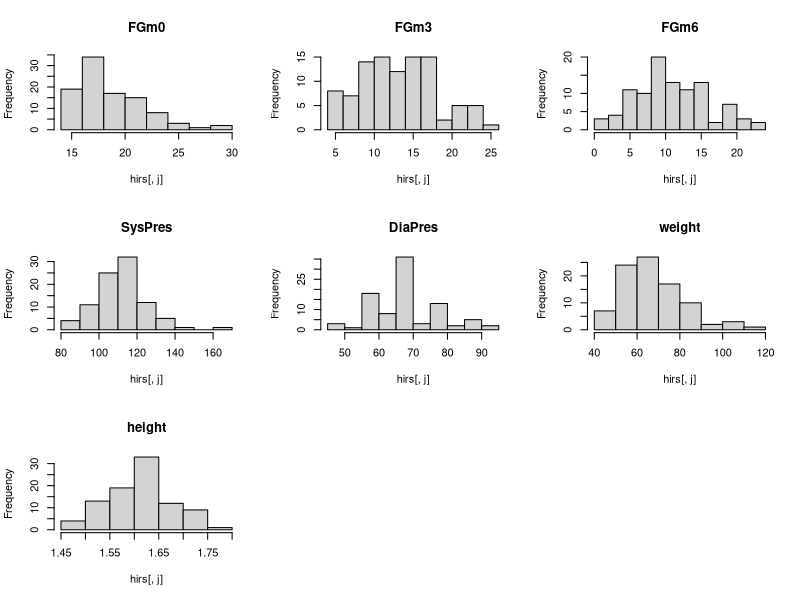
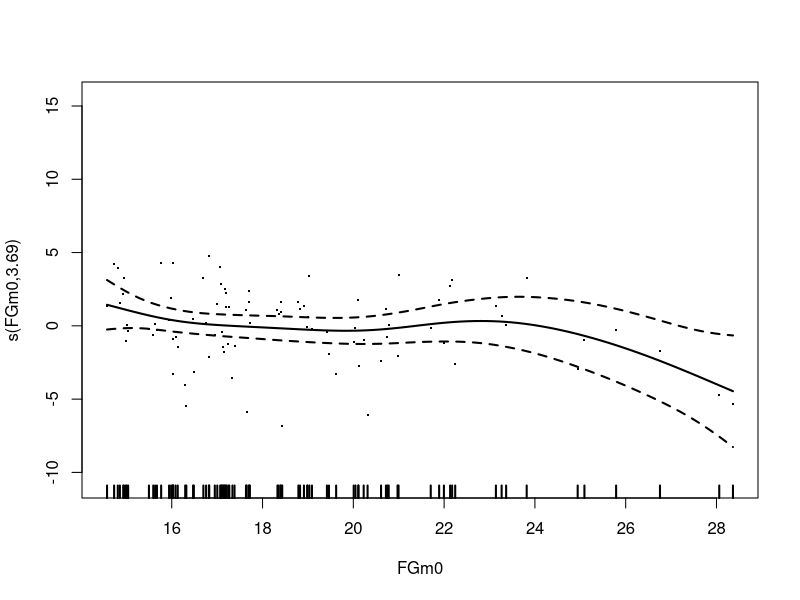
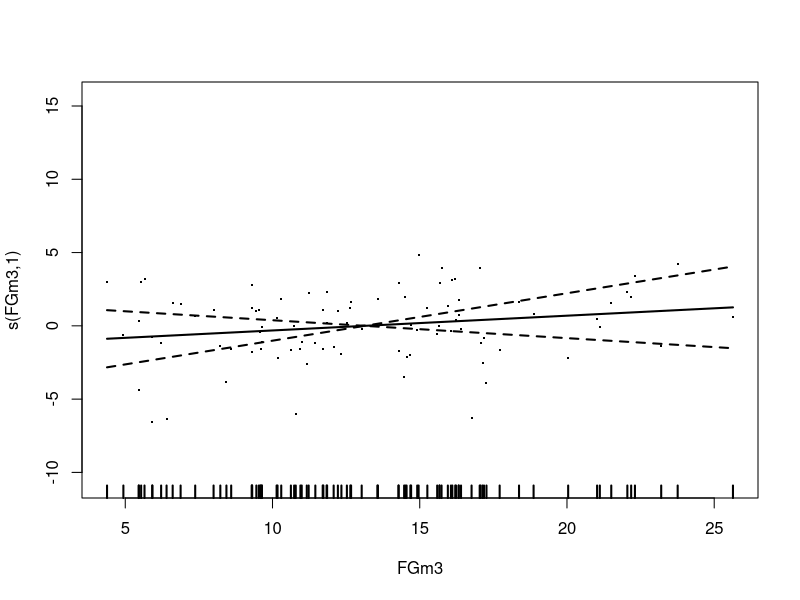
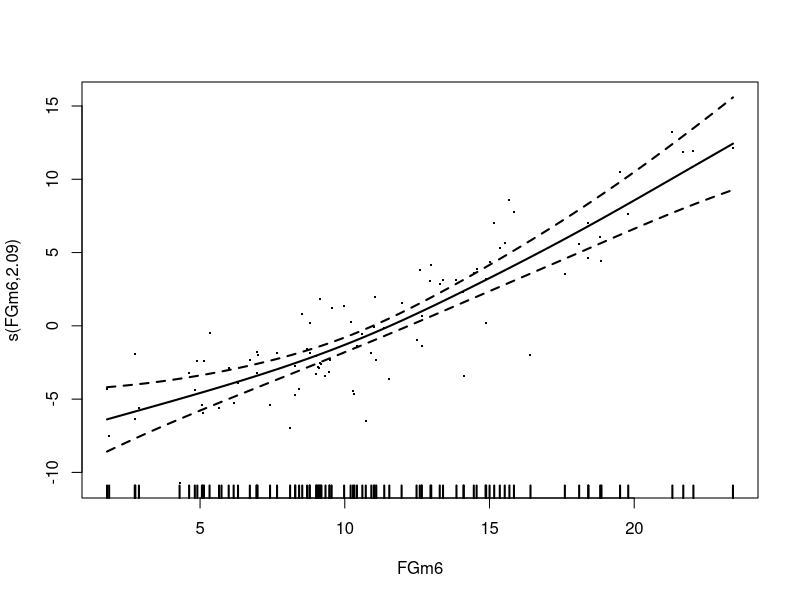
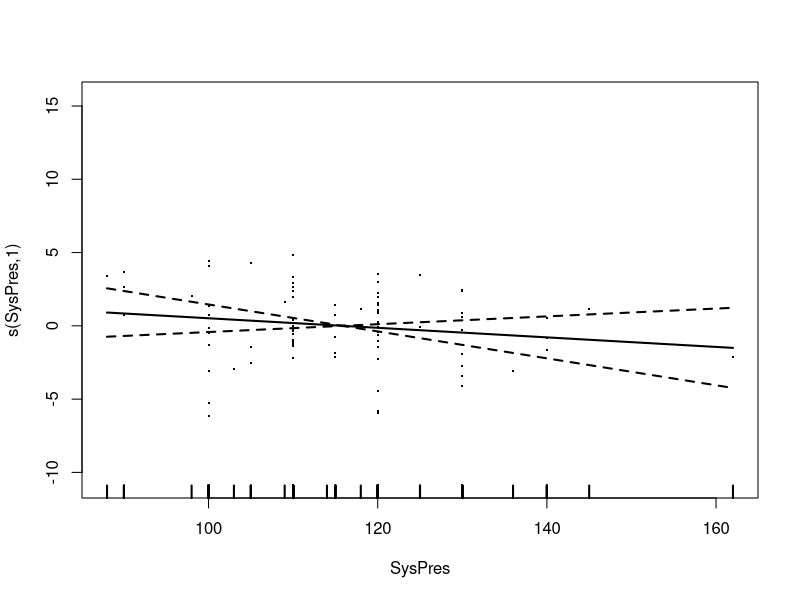
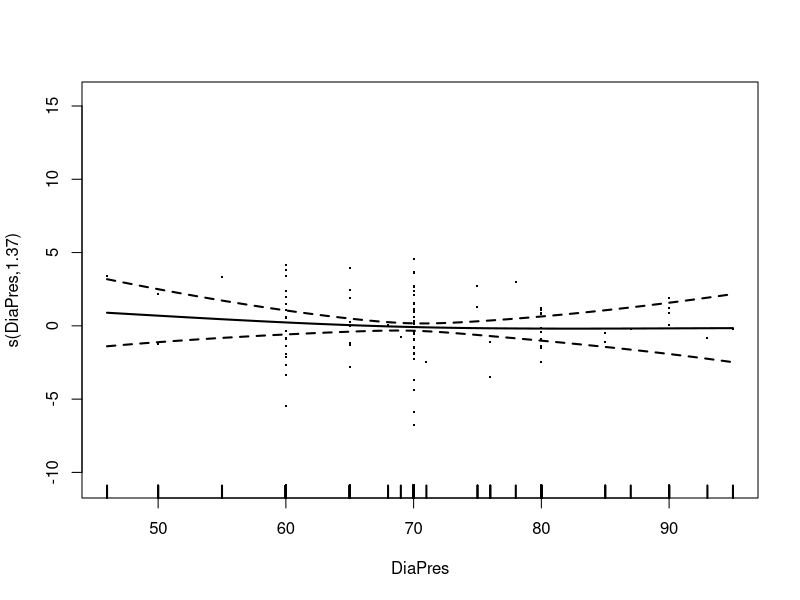
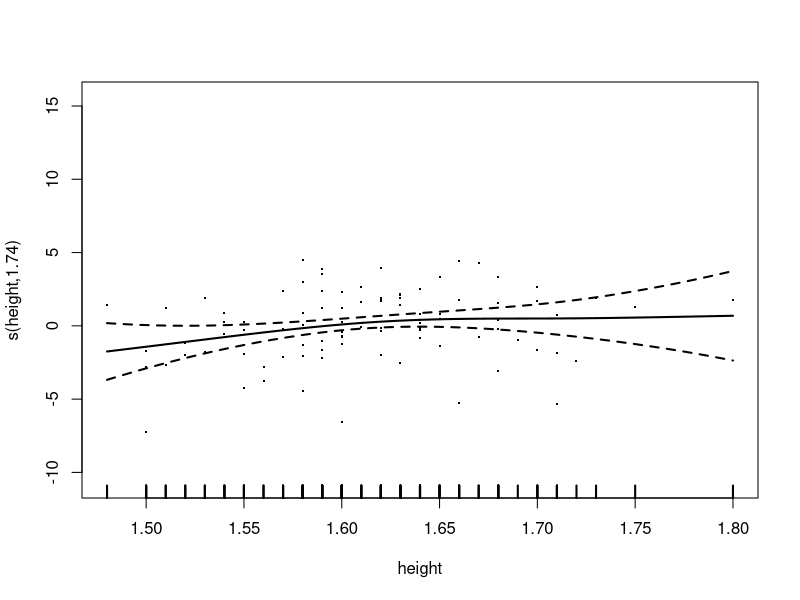
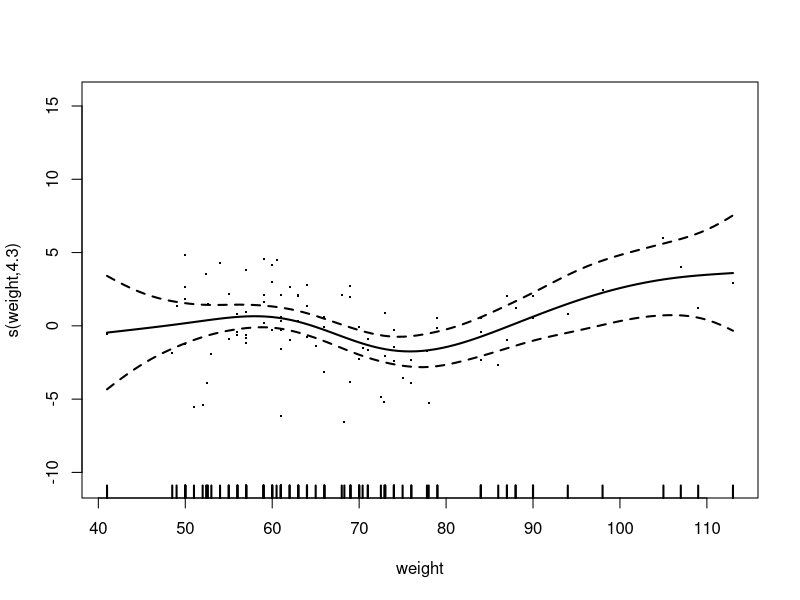

These figures' R source, in order: (Note: this script raises an error after producing the figures.)
## ---- chunk 1
knitr::opts_chunk$set(echo = TRUE)
## ---- chunk 2
library(sm)
library(mgcv)
## ---- chunk 3
hirs <- read.table("hirsutism.dat",header=T, sep="\t",fill=TRUE)

#summary(hirs)
attach(hirs)
## ---- chunk 4
old.par<-par(mfrow=c(3,3))
for (j in 2:9) if (j != 5) hist(hirs[,j],main=names(hirs)[j])
par(old.par)
## ---- chunk 5
apply(hirs[,-c(1,5)],2,sd, na.rm = T) # sd: standard deviation
## ---- chunk 6
apply(hirs[,-c(1,5)],2,function(x){diff(range(x, na.rm = T))})
## ---- chunk 7
gam_0 <- gam(FGm12 ~ FGm0 + SysPres + DiaPres + height + weight + Treatment)
summary(gam_0)
## ---- chunk 8
# we should not include FGm3 and FGm6
gam_1 <- gam(FGm12 ~ s(FGm0) + s(FGm3) + s(FGm6) + s(SysPres) + s(DiaPres) + s(height) + s(weight), data=hirs)
summary(gam_1)
## ---- chunk 9
plot(gam_1,residuals=TRUE, shade=TRUE, cex=2, lwd=2)
## ---- chunk 10
vis.gam(gam_1, view=c("FGm0","weight"), plot.type = "persp")
## ---- chunk 11
vis.gam(gam_1, view=c("height","weight"), plot.type = "persp")
## ---- chunk 12
gam.check(gam_1)
## ---- chunk 13
gam_2 <- gam(FGm12 ~ s(FGm0, by=Treatment) + s(SysPres, by=Treatment) + s(DiaPres, by=Treatment) + s(height, by=Treatment) + s(weight, by=Treatment))
summary(gam_2)
## ---- chunk 14
# multiple linear regression
gam_0.1 <- gam(FGm12 ~ FGm0 + SysPres + DiaPres + height + weight + Treatment)
summary(gam_0.1)
## ---- chunk 15
# generative additive model
gam_1.1 <- gam(FGm12 ~ s(FGm0, by=Treatment) + s(SysPres, by=Treatment) + s(DiaPres, by=Treatment) + s(height, by=Treatment) + s(weight, by=Treatment))
summary(gam_1.1)
## ---- chunk 16
# Generalized nonparametric multiple regression model
gam_2.1 <- gam(FGm12 ~ te(FGm0, weight)) # SysPres, DiaPres, height, Treatment)
summary(gam_2.1)
## ---- chunk 17
# semiparametric model - FGmO
gam_3.1 <- gam(FGm12 ~ FGm0 + s(SysPres, by=Treatment) + s(DiaPres, by=Treatment) + s(height, by=Treatment) + s(weight, by=Treatment))
summary(gam_3.1)
## ---- chunk 18
# semiparametric model - SysPres (low df at model 0)
gam_4.1 <- gam(FGm12 ~ s(FGm0s, by=Treatment) + SysPres + s(DiaPres, by=Treatment) + s(height, by=Treatment) + s(weight, by=Treatment))
summary(gam_4.1)
## ---- chunk 19
# semiparametric model - FGmO + SysPres
gam_5.1 <- gam(FGm12 ~ FGm0 + SysPres + s(DiaPres, by=Treatment) + s(height, by=Treatment) + s(weight, by=Treatment))
summary(gam_5.1)
## ---- chunk 20
plot(gam_1, residuals = TRUE,
     shade=TRUE, cex=2, lwd=2, 
     shift = gam_1$coefficients[1],
     seWithMean=TRUE,
     main=paste("Equiv. no. params.=",
                round(sum(gam_1$edf),2)))
## ---- chunk 21
vis.gam(gam_1,view=c("FGm0","Treatment"),
        theta = 40, phi = 40, r = sqrt(3), d = 1,)
## ---- chunk 22
anova(gam_0,gam_1,test="F")
anova(gam_0,gam_2,test="F")
anova(gam_0,gam_3,test="F")
#anova(gam_0,gam_4,test="F")
#anova(gam_0,gam_5,test="F")
anova(gam_1, gam_2)
anova(gam_1, gam_3)
